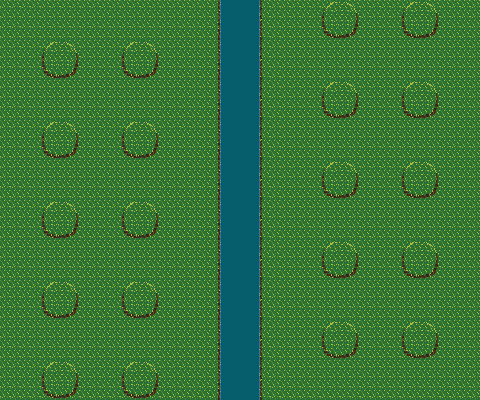

Tiled map render using the project's own tile images. Description and the whole map definition, tile-layer contents included, below:
An orthogonal 12x10 tile map with 40x40 px tiles, 1 tile layer (Tile Layer 1).

<map version="1.0" tiledversion="2018.08.06" orientation="orthogonal" renderorder="right-down" width="12" height="10" tilewidth="40" tileheight="40" infinite="0" nextlayerid="3" nextobjectid="1">
 <tileset firstgid="1" source="not-squeesh.tsx" />
 <layer id="2" name="Tile Layer 1" width="12" height="10">
  <data encoding="csv">
11,11,11,11,11,12,10,11,23,11,23,11,
11,23,11,23,11,12,10,11,11,11,11,11,
11,11,11,11,11,12,10,11,23,11,23,11,
11,23,11,23,11,12,10,11,11,11,11,11,
11,11,11,11,11,12,10,11,23,11,23,11,
11,23,11,23,11,12,10,11,11,11,11,11,
11,11,11,11,11,12,10,11,23,11,23,11,
11,23,11,23,11,12,10,11,11,11,11,11,
11,11,11,11,11,12,10,11,23,11,23,11,
11,23,11,23,11,12,10,11,11,11,11,11
</data>
 </layer>
</map>